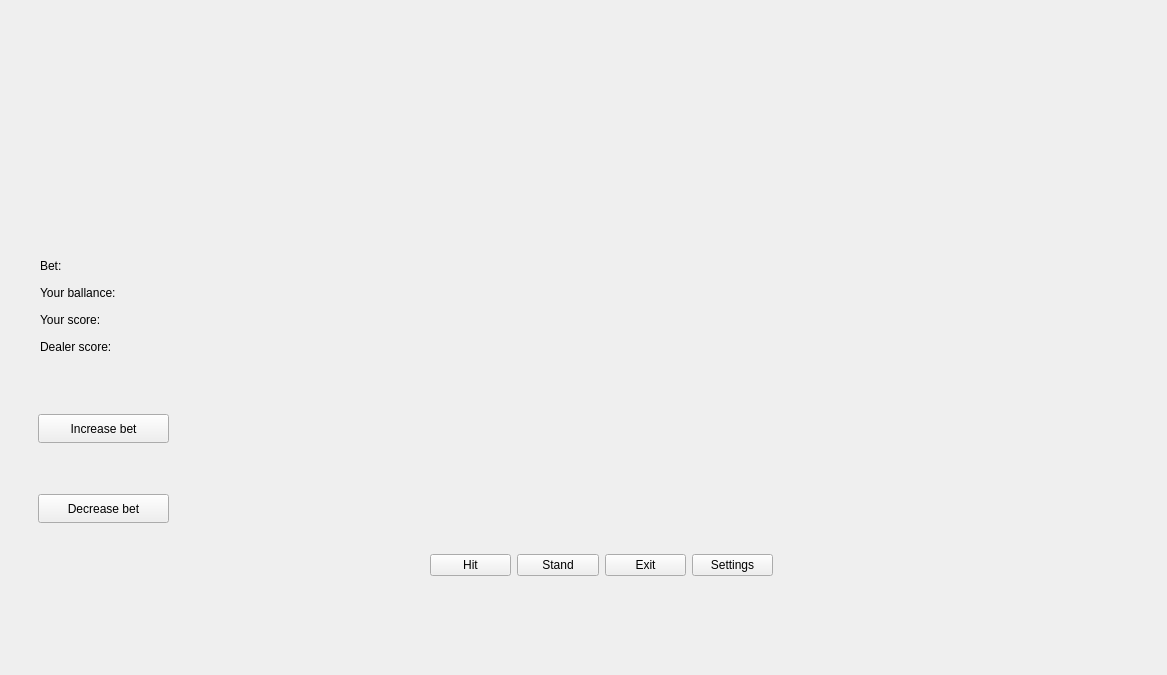
<?xml version="1.0" encoding="UTF-8"?>
<ui version="4.0">
 <class>MainWindow</class>
 <widget class="QMainWindow" name="MainWindow">
  <property name="geometry">
   <rect>
    <x>0</x>
    <y>0</y>
    <width>1167</width>
    <height>675</height>
   </rect>
  </property>
  <property name="windowTitle">
   <string>MainWindow</string>
  </property>
  <widget class="QWidget" name="CentralWidget">
   <property name="enabled">
    <bool>true</bool>
   </property>
   <widget class="QWidget" name="verticalLayoutWidget">
    <property name="geometry">
     <rect>
      <x>210</x>
      <y>50</y>
      <width>661</width>
      <height>191</height>
     </rect>
    </property>
    <layout class="QVBoxLayout" name="dealerLayout"/>
   </widget>
   <widget class="QWidget" name="verticalLayoutWidget_2">
    <property name="geometry">
     <rect>
      <x>210</x>
      <y>310</y>
      <width>661</width>
      <height>191</height>
     </rect>
    </property>
    <layout class="QVBoxLayout" name="playerLayout"/>
   </widget>
   <widget class="QPushButton" name="increaseBetBtn">
    <property name="geometry">
     <rect>
      <x>38</x>
      <y>414</y>
      <width>131</width>
      <height>29</height>
     </rect>
    </property>
    <property name="text">
     <string>Increase bet</string>
    </property>
   </widget>
   <widget class="QPushButton" name="decreaseBetBtn">
    <property name="geometry">
     <rect>
      <x>38</x>
      <y>494</y>
      <width>131</width>
      <height>29</height>
     </rect>
    </property>
    <property name="text">
     <string>Decrease bet</string>
    </property>
   </widget>
   <widget class="QWidget" name="layoutWidget">
    <property name="geometry">
     <rect>
      <x>430</x>
      <y>550</y>
      <width>343</width>
      <height>31</height>
     </rect>
    </property>
    <layout class="QHBoxLayout" name="horizontalLayout">
     <item>
      <widget class="QPushButton" name="hitButton">
       <property name="text">
        <string>Hit</string>
       </property>
      </widget>
     </item>
     <item>
      <widget class="QPushButton" name="standButton">
       <property name="text">
        <string>Stand</string>
       </property>
      </widget>
     </item>
     <item>
      <widget class="QPushButton" name="exitButton">
       <property name="text">
        <string>Exit</string>
       </property>
      </widget>
     </item>
     <item>
      <widget class="QPushButton" name="pushButton">
       <property name="text">
        <string>Settings</string>
       </property>
      </widget>
     </item>
    </layout>
   </widget>
   <widget class="QLabel" name="dealerScoreLbl">
    <property name="geometry">
     <rect>
      <x>40</x>
      <y>337</y>
      <width>111</width>
      <height>20</height>
     </rect>
    </property>
    <property name="text">
     <string>Dealer score: </string>
    </property>
   </widget>
   <widget class="QLabel" name="ballanceLbl">
    <property name="geometry">
     <rect>
      <x>40</x>
      <y>283</y>
      <width>111</width>
      <height>20</height>
     </rect>
    </property>
    <property name="text">
     <string>Your ballance: </string>
    </property>
   </widget>
   <widget class="QLabel" name="betLbl">
    <property name="geometry">
     <rect>
      <x>40</x>
      <y>256</y>
      <width>91</width>
      <height>20</height>
     </rect>
    </property>
    <property name="text">
     <string>Bet: </string>
    </property>
   </widget>
   <widget class="QLabel" name="playerScoreLbl">
    <property name="geometry">
     <rect>
      <x>40</x>
      <y>310</y>
      <width>101</width>
      <height>20</height>
     </rect>
    </property>
    <property name="text">
     <string>Your score: </string>
    </property>
   </widget>
   <widget class="QWidget" name="verticalLayoutWidget_3">
    <property name="geometry">
     <rect>
      <x>940</x>
      <y>50</y>
      <width>171</width>
      <height>191</height>
     </rect>
    </property>
    <layout class="QVBoxLayout" name="deckLayout"/>
   </widget>
  </widget>
 </widget>
 <resources/>
 <connections/>
</ui>
